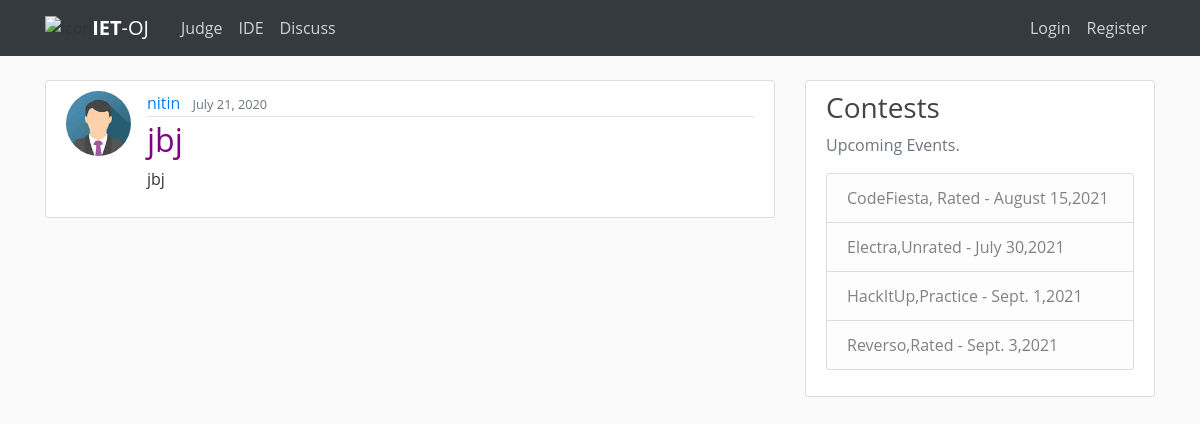
Before: /discuss/ with the older database file.
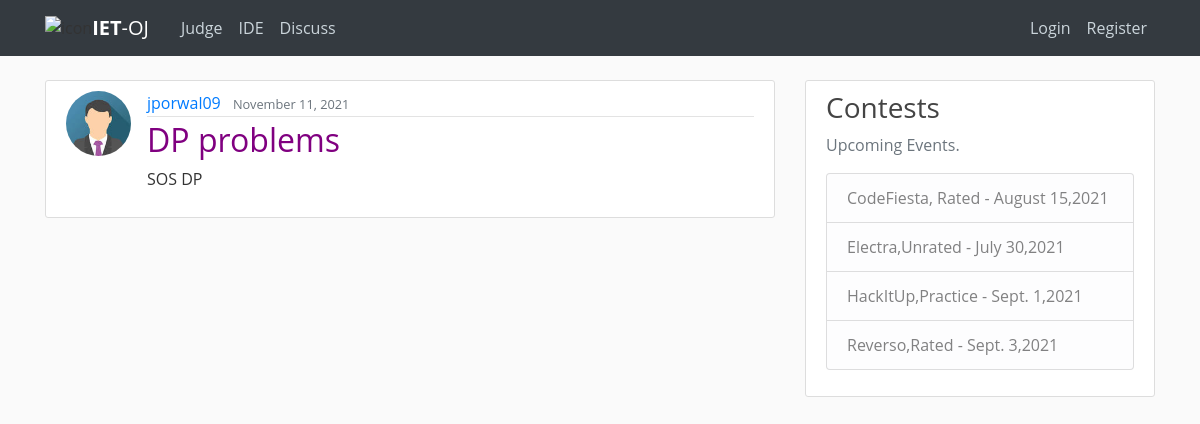
After: the same page with the newer database file.
### blog/models.py (models this page shows, shortened)
class Post(models.Model):
    title = models.CharField(max_length=100)
    content = FroalaField(theme='gray')
    date_posted = models.DateTimeField(default=timezone.now)
    author = models.ForeignKey(User, on_delete=models.CASCADE)

### users/models.py (models this page shows, shortened)
class Profile(models.Model):
    user = models.OneToOneField(User,on_delete=models.CASCADE)
    image = models.ImageField(default='default.jpg',upload_to='profile_pics')
    institution = models.CharField(max_length=100,default="IET")
    bio = models.TextField(default="...")
    rating=models.IntegerField(default=0)
    hrating=models.IntegerField(default=0)
    star=models.IntegerField(default=1)
    ac_solution=models.IntegerField(default=0)
    wa_solution=models.IntegerField(default=0)
    tle_solution=models.IntegerField(default=0)
    ce_solution=models.IntegerField(default=0)
    re_solution=models.IntegerField(default=0)

### blog/views.py (the view)
# urls.py: path('', PostListView.as_view(), name='blog-home'),
class PostListView(ListView):
    model=Post
    template_name = 'blog/home.html' # <app>/<model>_<viewtype>.html
    context_object_name = 'posts'
    ordering = ['-date_posted']
    paginate_by = 5

### blog/templates/blog/home.html (shortened to what this page needs)
{% extends "blog/base.html" %}
{% block content %}
<link href="/static/froala_editor/css/froala_style.min.css" type="text/css" media="all" rel="stylesheet">
    {% for post in posts %}
    <article class="media content-section">
        <img class="rounded-circle article-img" src="{{ post.author.profile.image.url }}">
        <div class="media-body">
          <div class="article-metadata">
            <a class="mr-2 " href="{% url 'user-posts' post.author.username %}">{{ post.author }}</a>
            <small class="text-muted">{{ post.date_posted|date:"F d, Y"}}</small>
          </div>
          <h2><a class="article-title" style="color:purple" href="{% url 'post-detail' post.id %}">{{ post.title }}</a></h2>
       <div class="fr-view">
         <div class="trun" >
        {{ post.content | safe |truncatewords_html:20}}
         </div>
         </div>
        </div>
      </article>
    {% endfor %}
{% endblock content %}

Changed rows visible on the page:
removed Post: author.profile.image (placeholder picture), author "nitin", date_posted "July 21, 2020", title "jbj", content "jbj"
added Post: author.profile.image (placeholder picture), author "jporwal09", date_posted "November 11, 2021", title "DP problems", content "SOS DP"
